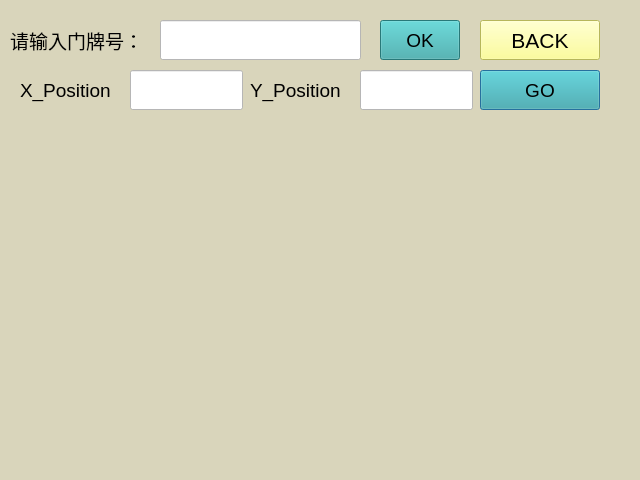
<?xml version="1.0" encoding="UTF-8"?>
<ui version="4.0">
 <class>PointroadDialog</class>
 <widget class="QDialog" name="PointroadDialog">
  <property name="geometry">
   <rect>
    <x>0</x>
    <y>0</y>
    <width>640</width>
    <height>480</height>
   </rect>
  </property>
  <property name="windowTitle">
   <string>Dialog</string>
  </property>
  <property name="styleSheet">
   <string notr="true">background-color: rgb(217, 213, 187);</string>
  </property>
  <widget class="QPushButton" name="pButton_go">
   <property name="geometry">
    <rect>
     <x>480</x>
     <y>70</y>
     <width>120</width>
     <height>40</height>
    </rect>
   </property>
   <property name="font">
    <font>
     <pointsize>14</pointsize>
    </font>
   </property>
   <property name="styleSheet">
    <string notr="true">background-color: rgb(56, 170, 170);</string>
   </property>
   <property name="text">
    <string>GO</string>
   </property>
  </widget>
  <widget class="QPushButton" name="pButton_back">
   <property name="geometry">
    <rect>
     <x>480</x>
     <y>20</y>
     <width>120</width>
     <height>40</height>
    </rect>
   </property>
   <property name="font">
    <font>
     <pointsize>16</pointsize>
    </font>
   </property>
   <property name="styleSheet">
    <string notr="true">background-color: rgb(255, 255, 127);</string>
   </property>
   <property name="text">
    <string>BACK</string>
   </property>
  </widget>
  <widget class="QLabel" name="label_x">
   <property name="geometry">
    <rect>
     <x>20</x>
     <y>70</y>
     <width>101</width>
     <height>40</height>
    </rect>
   </property>
   <property name="font">
    <font>
     <pointsize>14</pointsize>
    </font>
   </property>
   <property name="text">
    <string>X_Position</string>
   </property>
  </widget>
  <widget class="QLabel" name="label_y">
   <property name="geometry">
    <rect>
     <x>250</x>
     <y>70</y>
     <width>101</width>
     <height>40</height>
    </rect>
   </property>
   <property name="font">
    <font>
     <pointsize>14</pointsize>
    </font>
   </property>
   <property name="text">
    <string>Y_Position</string>
   </property>
  </widget>
  <widget class="My_lineEdit" name="lineEdit_x">
   <property name="geometry">
    <rect>
     <x>130</x>
     <y>70</y>
     <width>113</width>
     <height>40</height>
    </rect>
   </property>
   <property name="styleSheet">
    <string notr="true">background-color: rgb(255, 255, 255);</string>
   </property>
  </widget>
  <widget class="My_lineEdit" name="lineEdit_y">
   <property name="geometry">
    <rect>
     <x>360</x>
     <y>70</y>
     <width>113</width>
     <height>40</height>
    </rect>
   </property>
   <property name="styleSheet">
    <string notr="true">background-color: rgb(255, 255, 255);</string>
   </property>
  </widget>
  <widget class="QLabel" name="label_door">
   <property name="geometry">
    <rect>
     <x>10</x>
     <y>20</y>
     <width>141</width>
     <height>40</height>
    </rect>
   </property>
   <property name="font">
    <font>
     <pointsize>14</pointsize>
    </font>
   </property>
   <property name="text">
    <string>请输入门牌号：</string>
   </property>
  </widget>
  <widget class="My_lineEdit" name="lineEdit_door">
   <property name="geometry">
    <rect>
     <x>160</x>
     <y>20</y>
     <width>201</width>
     <height>40</height>
    </rect>
   </property>
   <property name="styleSheet">
    <string notr="true">background-color: rgb(255, 255, 255);</string>
   </property>
  </widget>
  <widget class="QPushButton" name="pButton_OK">
   <property name="geometry">
    <rect>
     <x>380</x>
     <y>20</y>
     <width>80</width>
     <height>40</height>
    </rect>
   </property>
   <property name="font">
    <font>
     <pointsize>14</pointsize>
    </font>
   </property>
   <property name="styleSheet">
    <string notr="true">background-color: rgb(56, 170, 170);</string>
   </property>
   <property name="text">
    <string>OK</string>
   </property>
  </widget>
 </widget>
 <customwidgets>
  <customwidget>
   <class>My_lineEdit</class>
   <extends>QLineEdit</extends>
   <header location="global">my_lineedit.h</header>
  </customwidget>
 </customwidgets>
 <resources/>
 <connections/>
</ui>
